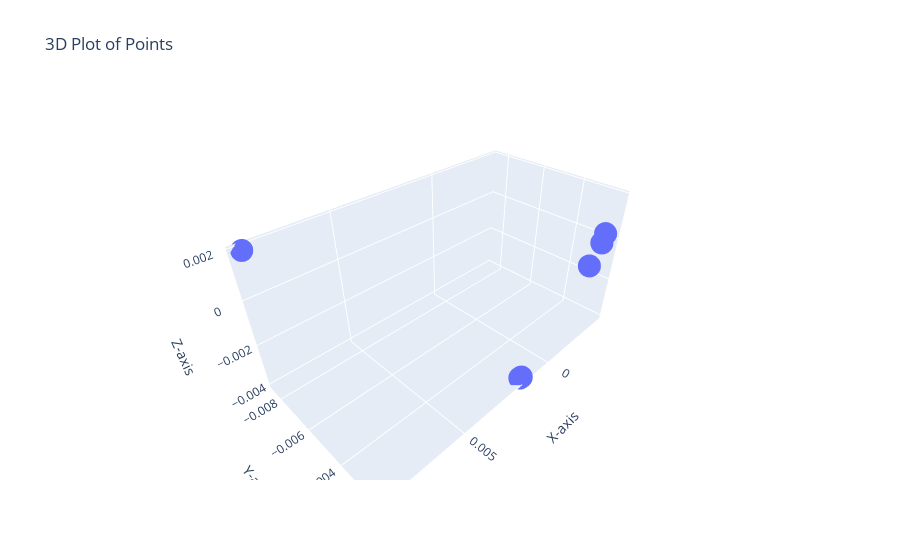

The code cell stored with this chart in its notebook:
### Markdown cell above
Things to discuss: Cut-off point. Re-scaling function. Using the absolute value of eigenvalues. Defining the total interaction by summing the different types of interactions. Running this with other Hamiltonians.

### Code cell
MDS_2(12,50,0,0.3)

### Figure 1 — Plotly figure (JSON) as saved in the notebook; plotly's stock layout.template omitted (floating-point values rounded to 4 significant figures)
{"data": [{"mode": "markers", "type": "scatter3d", "x": [-0.003729, -0.003729, -0.003729, -0.003729, -0.003729, -0.003729, -0.003729, -0.002799, -0.00357, 0.001699, 0.001591, 0.008396], "y": [-0.00245, -0.00245, -0.00245, -0.00245, -0.00245, -0.00245, -0.00245, -0.002417, -0.002448, -0.00218, -0.002195, -0.008607], "z": [0.000223, 0.000223, 0.000223, 0.000223, 0.000223, 0.000223, 0.000223, -0.000915, -0.0001536, -0.003986, -0.00402, 0.001891]}], "layout": {"scene": {"xaxis": {"title": {"text": "X-axis"}}, "yaxis": {"title": {"text": "Y-axis"}}, "zaxis": {"title": {"text": "Z-axis"}}}, "title": {"text": "3D Plot of Points"}}}
